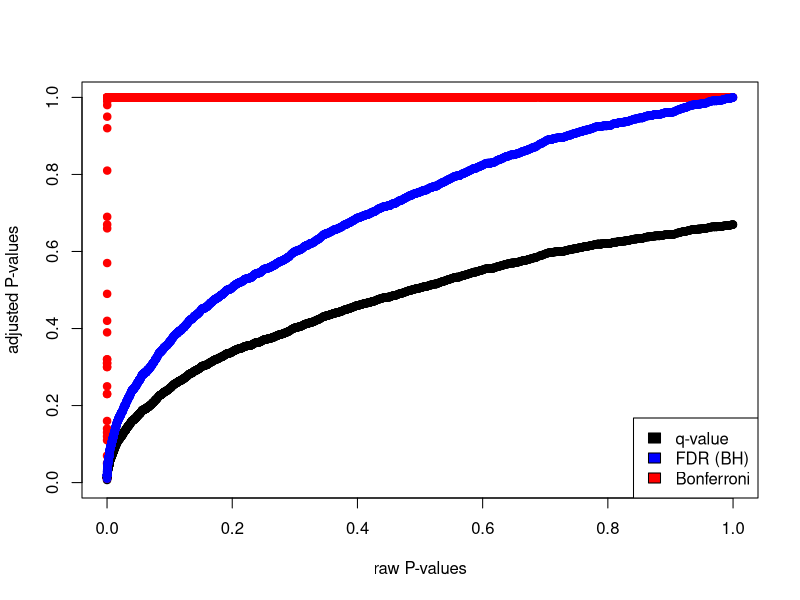
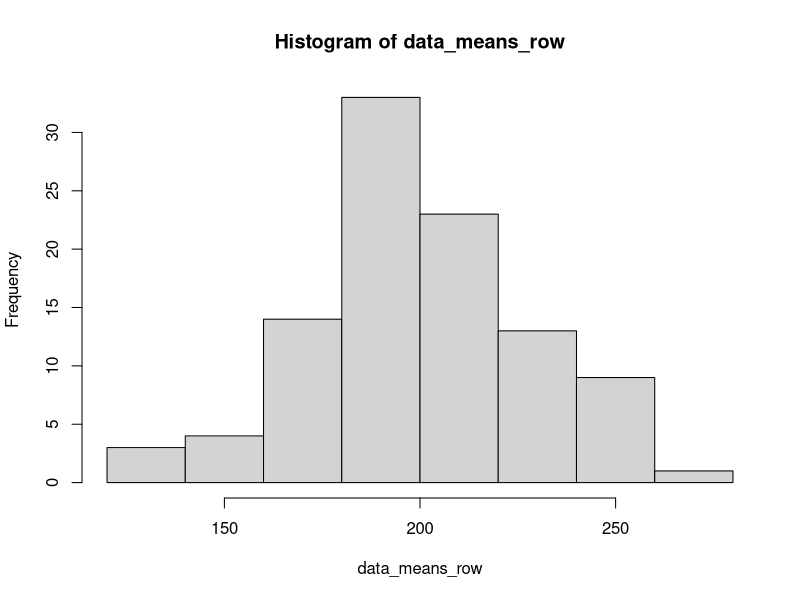
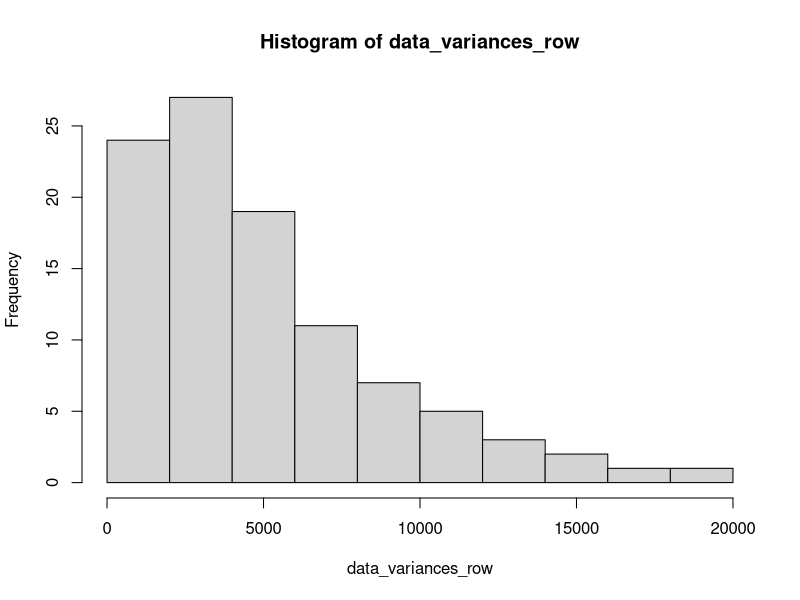
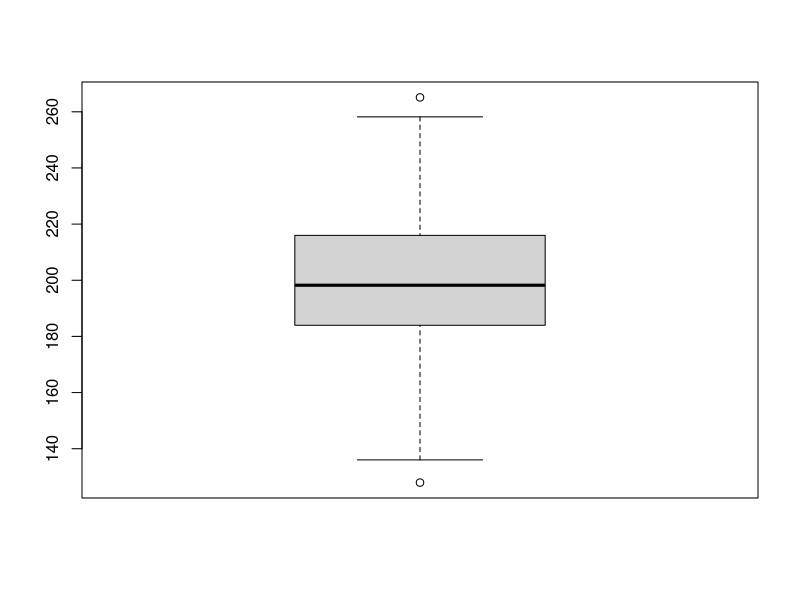
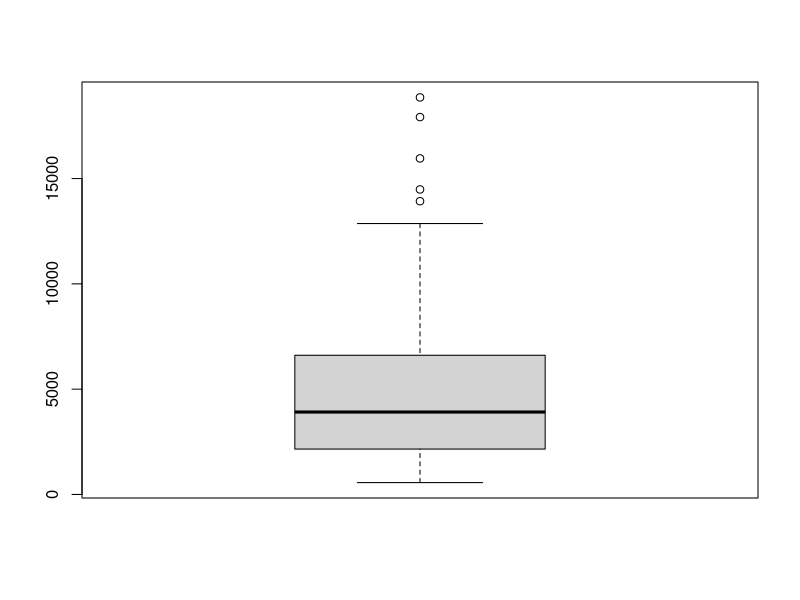
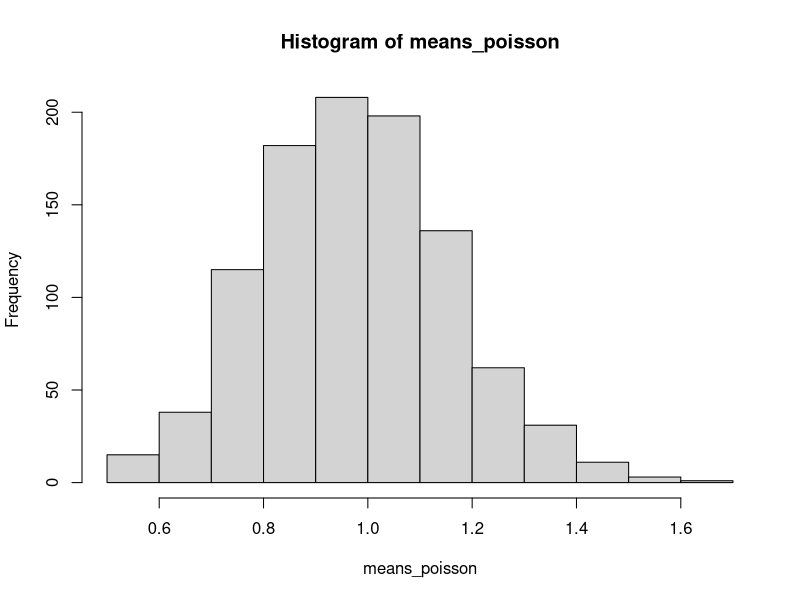

Generate these figures, in order, with R:
## ---- chunk 1
library(qvalue)
data(hedenfalk)

qvalues <- qvalue(hedenfalk$p)$q
bonf.pval=p.adjust(hedenfalk$p,method ="bonferroni")
fdr.adj.pval=p.adjust(hedenfalk$p,method ="fdr")

plot(hedenfalk$p,qvalues,pch=19,ylim=c(0,1),
     xlab="raw P-values",ylab="adjusted P-values")
points(hedenfalk$p,bonf.pval,pch=19,col="red")
points(hedenfalk$p,fdr.adj.pval,pch=19,col="blue")
legend("bottomright",legend=c("q-value","FDR (BH)","Bonferroni"),
       fill=c("black","blue","red"))
## ---- chunk 2
set.seed(100)

#sample data matrix from normal distribution
gset=rnorm(600,mean=200,sd=70)
data=matrix(gset,ncol=6)

data_means_row <- apply(data, 1, mean)
data_variances_row <- apply(data, 1, var)
hist(data_means_row)
hist(data_variances_row)
boxplot(data_means_row)
boxplot(data_variances_row)
## ---- chunk 3
sd_means_dist <- sd(data_means_row)
print(sd_means_dist)
print(70 / sqrt(6))

data2=matrix(rnorm(6000,mean=200,sd=70),ncol=6)
data2_means_row <- apply(data2, 1, mean)
sd2_means_dist <- sd(data2_means_row)
print(sd2_means_dist)
print("When the n is made 10x bigger, the standard deviation increases by around 0.2.")
## ---- chunk 4
means_poisson <- c()
for (n in 1:1000) {
  means_poisson[n] <- mean(rpois(30, 1))
}
hist(means_poisson)
print(quantile(means_poisson, probs = c(0.025, 0.975)))
